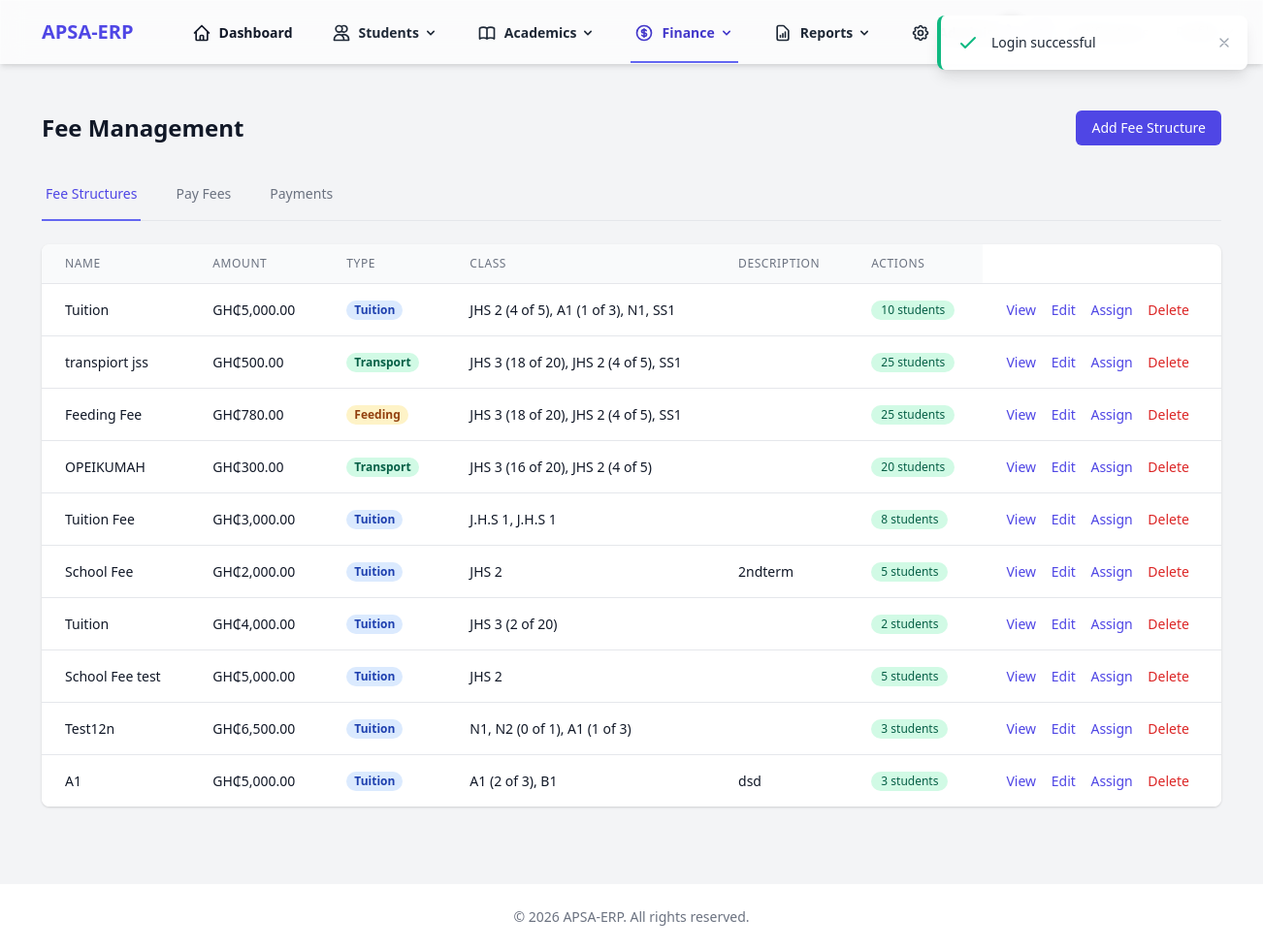
The app's page /fees (signed in) with its own data.
### tables this page shows
CREATE TABLE `settings` (
  `id` int NOT NULL AUTO_INCREMENT,
  `school_name` varchar(255) NOT NULL DEFAULT 'Futuristic School',
  `school_address` text,
  `school_logo` varchar(255) DEFAULT NULL,
  `currency_code` varchar(3) NOT NULL DEFAULT 'GHS',
  `currency_symbol` varchar(10) NOT NULL DEFAULT 'GH₵',
  `watermark_type` enum('none','logo','name','both') NOT NULL DEFAULT 'none',
  `watermark_position` enum('top-left','top-center','top-right','middle-left','center','middle-right','bottom-left','bottom-center','bottom-right') NOT NULL DEFAULT 'center',
  `watermark_transparency` tinyint NOT NULL DEFAULT '20',
  `student_admission_prefix` varchar(10) DEFAULT 'EPI',
  `staff_employee_prefix` varchar(10) DEFAULT 'StID',
  `created_at` timestamp NULL DEFAULT CURRENT_TIMESTAMP,
  `updated_at` timestamp NULL DEFAULT CURRENT_TIMESTAMP ON UPDATE CURRENT_TIMESTAMP,
  PRIMARY KEY (`id`)
);

CREATE TABLE `fees` (
  `id` int NOT NULL AUTO_INCREMENT,
  `name` varchar(100) NOT NULL,
  `amount` decimal(10,2) NOT NULL,
  `type` enum('tuition','transport','feeding','other') DEFAULT 'other',
  `class_id` int DEFAULT NULL,
  `original_classes` text,
  `academic_year_id` int DEFAULT NULL,
  `term` varchar(50) DEFAULT NULL,
  `description` text,
  `created_at` timestamp NULL DEFAULT CURRENT_TIMESTAMP,
  `updated_at` timestamp NULL DEFAULT CURRENT_TIMESTAMP ON UPDATE CURRENT_TIMESTAMP,
  PRIMARY KEY (`id`),
  KEY `class_id` (`class_id`),
  KEY `fk_fees_academic_year_id` (`academic_year_id`)
);

CREATE TABLE `classes` (
  `id` int NOT NULL AUTO_INCREMENT,
  `name` varchar(50) NOT NULL,
  `level` varchar(50) DEFAULT NULL,
  `created_at` timestamp NULL DEFAULT CURRENT_TIMESTAMP,
  `updated_at` timestamp NULL DEFAULT CURRENT_TIMESTAMP ON UPDATE CURRENT_TIMESTAMP,
  `capacity` int DEFAULT '30',
  PRIMARY KEY (`id`)
);

### app/Core/Controller.php (called while the page is built, shortened)
<?php
class Controller
{
    protected function view($view, $data = [])
    {
        extract($data);
        require_once RESOURCES_PATH . "/views/{$view}.php";
    }
}

### app/Core/Application.php (called while the page is built, shortened)
<?php
class Application
{
    protected $router;
    public function __construct()
    {
        $this->router = new Router();
    }
    public function run()
    {
        $uri = $_SERVER['REQUEST_URI'] ?? '/';
        if (strlen($uri) > 1) {
            $uri = rtrim($uri, '/');
        }
        $this->router->route($uri);
    }
}

### public/index.php (called while the page is built, shortened)
<?php
$app = new App\Core\Application();
$app->run();

### app/Core/Database.php (called while the page is built, shortened)
<?php
class Database
{
    private $host;
    private $dbname;
    private $username;
    private $password;
    private $charset;
    private $pdo;
    public function __construct()
    {
        $this->host = DB_HOST;
        $this->dbname = DB_NAME;
        $this->username = DB_USER;
        $this->password = DB_PASS;
        $this->charset = DB_CHARSET;
    }
    private function connect()
    {
        try {
            $dsn = "mysql:host={$this->host};dbname={$this->dbname};charset={$this->charset}";
            $options = [
                \PDO::ATTR_ERRMODE => \PDO::ERRMODE_EXCEPTION,
                \PDO::ATTR_DEFAULT_FETCH_MODE => \PDO::FETCH_ASSOC,
                \PDO::ATTR_EMULATE_PREPARES => false,
            ];
            $this->pdo = new \PDO($dsn, $this->username, $this->password, $options);
        } catch (\PDOException $e) {
            throw new \Exception("Database connection failed: " . $e->getMessage());
        }
    }
    public function query($sql, $params = [])
    {
        try {
            $stmt = $this->pdo->prepare($sql);
            $stmt->execute($params);
            return $stmt;
        } catch (\PDOException $e) {
            throw new \Exception("Query failed: " . $e->getMessage());
        }
    }
    public function fetchAll($sql, $params = [])
    {
        $stmt = $this->query($sql, $params);
        return $stmt->fetchAll();
    }
    public function fetchOne($sql, $params = [])
    {
        $stmt = $this->query($sql, $params);
        return $stmt->fetch();
    }
}

### app/Core/Model.php (called while the page is built, shortened)
<?php
class Model
{
    protected $db;
    protected $table;
    protected $primaryKey = 'id';
    public function __construct()
    {
        $this->db = new Database();
    }
    public function find($id)
    {
        $sql = "SELECT * FROM {$this->table} WHERE {$this->primaryKey} = :id";
        return $this->db->fetchOne($sql, ['id' => $id]);
    }
}

### app/Models/Fee.php (called while the page is built, shortened)
<?php
class Fee extends Model
{
    protected $table = 'fees';
    public function getOriginalClasses($feeId)
    {
        $fee = $this->find($feeId);
        return json_decode($fee['original_classes'], true) ?: [];
    }
    public function getAllWithOriginalClassesAndStudentCount()
    {
        $sql = "SELECT f.*, c.name as class_name
                FROM {$this->table} f
                LEFT JOIN classes c ON f.class_id = c.id";
        $fees = $this->db->fetchAll($sql);
        $classModel = new ClassModel();
        $feeAssignmentModel = new FeeAssignment();
        $studentModel = new Student();
        $classTotalCache = [];
        foreach ($fees as &$fee) {
            $fee['student_count'] = $feeAssignmentModel->getCountByFeeId($fee['id']);
            $assignedClasses = [];
            $originalClassIds = $this->getOriginalClasses($fee['id']);
            if (!empty($originalClassIds)) {
                foreach ($originalClassIds as $cId) {
                    $assignedClasses[(int)$cId] = true;
                }
            }
            $dynamicClasses = $feeAssignmentModel->getClassesByFeeId($fee['id']);
            foreach ($dynamicClasses as $dynClass) {
                $assignedClasses[(int)$dynClass['id']] = true;
            }
            foreach (array_keys($assignedClasses) as $classId) {
                $class = $classModel->find($classId);
                if ($class) {
                    if (!isset($classTotalCache[$classId])) {
                        $classTotalCache[$classId] = $studentModel->getCountByClassId($classId);
                    }
                }
            }
        }
        return $fees;
    }
}

### app/Models/FeeAssignment.php (called while the page is built, shortened)
<?php
class FeeAssignment extends Model
{
    protected $table = 'fee_assignments';
    public function getClassesByFeeId($feeId)
    {
        $sql = "SELECT DISTINCT c.id, c.name
                FROM {$this->table} fa
                LEFT JOIN students s ON fa.student_id = s.id
                LEFT JOIN classes c ON s.class_id = c.id
                WHERE fa.fee_id = :fee_id
                ORDER BY c.name";
        return $this->db->fetchAll($sql, ['fee_id' => $feeId]);
    }
    public function getCountByFeeId($feeId)
    {
        $sql = "SELECT COUNT(*) as count
                FROM {$this->table}
                WHERE fee_id = :fee_id";
        $result = $this->db->fetchOne($sql, ['fee_id' => $feeId]);
        return $result['count'] ?? 0;
    }
}

### app/Models/Student.php (called while the page is built, shortened)
<?php
class Student extends Model
{
    protected $table = 'students';
    public function getCountByClassId($classId)
    {
        $sql = "SELECT COUNT(*) as count
                FROM {$this->table}
                WHERE class_id = :class_id";
        $result = $this->db->fetchOne($sql, ['class_id' => $classId]);
        return $result ? (int)$result['count'] : 0;
    }
}

### resources/views/fees/index.php (the view, shortened to what this page needs)
<?php
$activeTab = $_GET['tab'] ?? 'structures';
?>
<div class="max-w-7xl mx-auto py-6 sm:px-6 lg:px-8">
    <div class="px-4 py-6 sm:px-0">
        <div class="flex justify-between items-center mb-6">
            <h1 class="text-2xl font-semibold text-gray-900">Fee Management</h1>
            <?php if ($activeTab === 'structures'): ?>
            <a href="/fees/create" class="bg-indigo-600 text-white px-4 py-2 rounded-md text-sm font-medium hover:bg-indigo-700">
                Add Fee Structure
            </a>
            <?php endif; ?>
        </div>
        <div class="mb-6 border-b border-gray-200">
            <nav class="-mb-px flex space-x-8" aria-label="Tabs">
                <a href="/fees?tab=structures" class="<?= $activeTab === 'structures' ? 'border-indigo-500 text-indigo-600' : 'border-transparent text-gray-500 hover:text-gray-700 hover:border-gray-300' ?> whitespace-nowrap py-4 px-1 border-b-2 font-medium text-sm">
                    Fee Structures
                </a>
                <a href="/fees?tab=pay" class="<?= $activeTab === 'pay' ? 'border-indigo-500 text-indigo-600' : 'border-transparent text-gray-500 hover:text-gray-700 hover:border-gray-300' ?> whitespace-nowrap py-4 px-1 border-b-2 font-medium text-sm">
                    Pay Fees
                </a>
                <a href="/fees?tab=payments" class="<?= $activeTab === 'payments' ? 'border-indigo-500 text-indigo-600' : 'border-transparent text-gray-500 hover:text-gray-700 hover:border-gray-300' ?> whitespace-nowrap py-4 px-1 border-b-2 font-medium text-sm">
                    Payments
                </a>
            </nav>
        </div>
        <?php if ($activeTab === 'structures'): ?>
        <div class="bg-white shadow overflow-hidden sm:rounded-lg">
            <div class="overflow-x-auto">
                <table class="min-w-full divide-y divide-gray-200">
                    <thead class="bg-gray-50">
                        <tr>
                            <th scope="col" class="px-6 py-3 text-left text-xs font-medium text-gray-500 uppercase tracking-wider">
                                Name
                            </th>
                            <th scope="col" class="px-6 py-3 text-left text-xs font-medium text-gray-500 uppercase tracking-wider">
                                Amount
                            </th>
                            <th scope="col" class="px-6 py-3 text-left text-xs font-medium text-gray-500 uppercase tracking-wider">
                                Type
                            </th>
                            <th scope="col" class="px-6 py-3 text-left text-xs font-medium text-gray-500 uppercase tracking-wider">
                                Class
                            </th>
                            <th scope="col" class="px-6 py-3 text-left text-xs font-medium text-gray-500 uppercase tracking-wider">
                                Description
                            </th>
                            <th scope="col" class="px-6 py-3 text-left text-xs font-medium text-gray-500 uppercase tracking-wider">
                                Actions
                            </th>
                        </tr>
                    </thead>
                    <tbody class="bg-white divide-y divide-gray-200">
                        <?php if (empty($fees)): ?>
                            <tr>
                                <td colspan="6" class="px-6 py-4 text-center text-sm text-gray-500">
                                    No fee structures found.
                                </td>
                            </tr>
                        <?php else: ?>
                            <?php foreach ($fees as $fee): ?>
                                <tr>
                                    <td class="px-6 py-4 whitespace-nowrap text-sm text-gray-900">
                                        <?= htmlspecialchars($fee['name']) ?>
                                    </td>
                                    <td class="px-6 py-4 whitespace-nowrap text-sm text-gray-900">
                                        <?php
                                        echo \App\Helpers\CurrencyHelper::formatAmount($fee['amount']);
                                        ?>
                                    </td>
                                    <td class="px-6 py-4 whitespace-nowrap text-sm text-gray-900">
                                        <span class="px-2 inline-flex text-xs leading-5 font-semibold rounded-full
                                            <?php
                                            switch($fee['type']) {
                                                case 'tuition': echo 'bg-blue-100 text-blue-800'; break;
                                                case 'transport': echo 'bg-green-100 text-green-800'; break;
                                                case 'feeding': echo 'bg-yellow-100 text-yellow-800'; break;
                                            }
                                            ?>">
                                            <?= htmlspecialchars(ucfirst($fee['type'])) ?>
                                        </span>
                                    </td>
                                    <td class="px-6 py-4 whitespace-nowrap text-sm text-gray-900">
                                        <?= htmlspecialchars($fee['display_classes'] ?? $fee['class_name'] ?? 'All Classes') ?>
                                    </td>
                                    <td class="px-6 py-4 text-sm text-gray-900">
                                        <?= htmlspecialchars(substr($fee['description'] ?? 'N/A', 0, 50)) ?><?= strlen($fee['description'] ?? '') > 50 ? '...' : '' ?>
                                    </td>
                                    <td class="px-6 py-4 whitespace-nowrap text-sm font-medium">
                                        <span class="inline-flex items-center px-2.5 py-0.5 rounded-full text-xs font-medium bg-green-100 text-green-800">
                                            <?= $fee['student_count'] ?? 0 ?> students
                                        </span>
                                    </td>
                                    <td class="px-6 py-4 whitespace-nowrap text-sm font-medium">
                                        <button type="button" onclick="viewFeeStructure(<?= $fee['id'] ?>)" class="text-indigo-600 hover:text-indigo-900 mr-3">
                                            View
                                        </button>
                                        <a href="/fees/<?= $fee['id'] ?>/edit" class="text-indigo-600 hover:text-indigo-900 mr-3">
                                            Edit
                                        </a>
                                        <a href="/fees/<?= $fee['id'] ?>/assign" class="text-indigo-600 hover:text-indigo-900 mr-3">
                                            Assign
                                        </a>
                                        <a href="/fees/<?= $fee['id'] ?>/delete" class="text-red-600 hover:text-red-900"
                                           onclick="return confirm('Are you sure you want to delete this fee structure?')">
                                            Delete
                                        </a>
                                    </td>
                                </tr>
                            <?php endforeach; ?>
                        <?php endif; ?>
                    </tbody>
                </table>
            </div>
        </div>
        <?php endif; ?>
    </div>
</div>
<?php
include RESOURCES_PATH . '/layouts/app.php';
?>

### public/css/app.css (style rules this page uses)
body { font-family: 'Segoe UI', Tahoma, Geneva, Verdana, sans-serif; }

### records on screen
settings: currency_code+currency_symbol "GH₵5,000.00", currency_code+currency_symbol "GH₵500.00", currency_code+currency_symbol "GH₵780.00", currency_code+currency_symbol "GH₵300.00", currency_code+currency_symbol "GH₵3,000.00", currency_code+currency_symbol "GH₵2,000.00", currency_code+currency_symbol "GH₵4,000.00", currency_code+currency_symbol "GH₵6,500.00"
fees: name "School Fee test", amount.currency_symbol "GH₵5,000.00", type "Tuition", class.name "JHS 2", student_count "5"

### other values on screen
APP_NAME "APSA-ERP"
$fee['name'] "Tuition"
$fee['type'] "Tuition"
$fee['display_classes'] "JHS 2 (4 of 5), A1 (1 of 3), N1, SS1"
$fee['student_count'] "10"
$fee['name'] "transpiort jss"
$fee['type'] "Transport"
$fee['display_classes'] "JHS 3 (18 of 20), JHS 2 (4 of 5), SS1"
$fee['student_count'] "25"
$fee['name'] "Feeding Fee"
$fee['type'] "Feeding"
$fee['name'] "OPEIKUMAH"
$fee['display_classes'] "JHS 3 (16 of 20), JHS 2 (4 of 5)"
$fee['student_count'] "20"
$fee['name'] "Tuition Fee"
